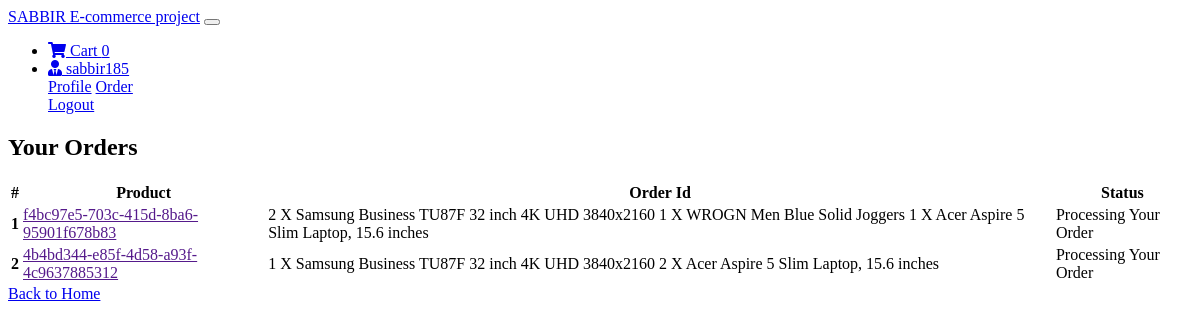
/payment/order/ (signed in), run on an earlier commit of the app's database.
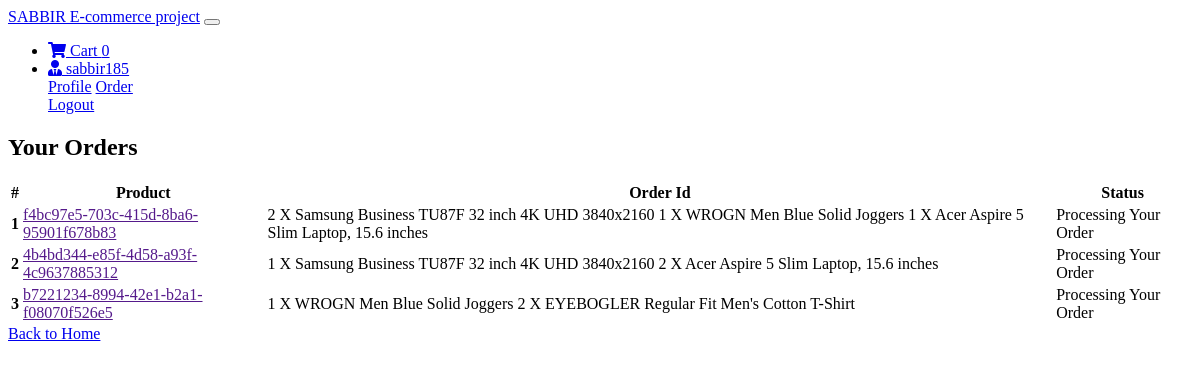
And on a later commit of the database.
### app_login/models.py (models this page shows, shortened)
class User(AbstractBaseUser,PermissionsMixin):
    email = models.EmailField(unique=True,null=False)
    is_staff = models.BooleanField(
        ugettext_lazy('staff status'),
        default=False,
        help_text=ugettext_lazy('Designates whether the user can log in this site')
    )
    is_active = models.BooleanField(
        ugettext_lazy('active'),
        default=True,
        help_text= ugettext_lazy('Designates whether this user treated as active. Unselect this insteed of deleting accounts')
    )
    USERNAME_FIELD = 'email'
    objects = MyUserManager()

class Profile(models.Model):
    user = models.OneToOneField(User,on_delete=models.CASCADE,related_name='user_profile')
    username = models.CharField(max_length=264,blank=True)
    full_name = models.CharField(max_length=264,blank=True)
    address_1 = models.TextField(max_length=300,blank=True)
    city = models.CharField(max_length=264,blank=True)
    zipcode = models.CharField(max_length=20,blank=True)
    country = models.CharField(max_length=30,blank=True)
    phone = models.CharField(max_length=20,blank=True)
    date_joined = models.DateTimeField(auto_now_add=True)

### app_order/models.py (models this page shows, shortened)
class Order(models.Model):
    orderItems = models.ManyToManyField(Cart)
    user = models.ForeignKey(settings.AUTH_USER_MODEL, on_delete=models.CASCADE)
    ordered = models.BooleanField(default=False)
    created = models.DateTimeField(auto_now_add=True)
    paymentId = models.CharField(max_length=264,blank=True,null=True)
    orderId = models.CharField(max_length=200,blank=True,null=True)

class Cart(models.Model):
    user = models.ForeignKey(settings.AUTH_USER_MODEL, on_delete=models.CASCADE,related_name='product_cart')
    item = models.ForeignKey(Product, on_delete=models.CASCADE)
    quantity = models.IntegerField(default=1)
    purchased = models.BooleanField(default=False)
    created = models.DateTimeField(auto_now_add=True)
    updated = models.DateTimeField(auto_now=True)
    def __str__(self):
        return f'{self.quantity} X {self.item}'

### app_shop/models.py (models this page shows)
class Product(models.Model):
    category = models.ForeignKey(Category,on_delete=models.CASCADE,related_name='product_category')
    main_image = models.ImageField(upload_to='Product_pics')
    name = models.CharField(max_length=264)
    preview_text = models.TextField(max_length=264,verbose_name='Preview Text')
    detail_text = models.TextField(max_length=7000,verbose_name='Description')
    price = models.FloatField()
    old_price = models.FloatField(default=0.00)
    created = models.DateTimeField(auto_now_add=True)
    def __str__(self):
        return self.name
    class Meta:
        ordering = ['-created',]

### app_payment/views.py (the view)
# urls.py: path('order/', views.order_view, name="order"),
@login_required
def order_view(request):
    try:
        orders = Order.objects.filter(user=request.user, ordered=True)
        diction = {'orders':orders}
    except:
        messages.warning(request,f"You don't have any active order")
    return render(request,'app_payment/order.html', context=diction)

### app_order/templatetags/cart_tag.py (called while the page is built)
@register.filter
def cart_total(user):
    order = Order.objects.filter(user=user , ordered=False)
    if order.exists():
        return order[0].orderItems.count()
    else:
        return 0

### templates/app_payment/order.html (shortened to what this page needs)
{% extends 'base.html' %}
{% block body_block %}
<div class="container mt-5">
    <h2 class="text-center"><strong>Your Orders</strong></h2>
    <div class="row">
        <div class="col-md-12">
            <div class="card mt-5" style="height: auto">
                <div class="table-responsive">
                    <table class="table">
                        <thead>
                            <tr>
                                <th scope="col">#</th>
                                <th scope="col">Product</th>
                                <th scope="col">Order Id</th>
                                <th scope="col">Status</th>
                            </tr>
                        </thead>
                        <tbody>
                            {% for order in orders %}
                            <tr>
                                <th scope="row">{{ forloop.counter }}</th>
                                <td><a href="">{{ order.orderId }}</a></td>
                                <td>
                                    {% for item in order.orderItems.all %} {{ item }}{% endfor %}
                                </td>
                                <td><span class="badge badge-primary">Processing Your Order</span></td>
                            </tr>
                            {% endfor %}
                        </tbody>
                    </table>
                </div>
            </div>
        </div>
        <div class="col-md-12 my-5 text-center">
            <a href="{% url 'app_shop:home' %}" class="btn btn-primary btn-md">Back to Home</a>
        </div>
    </div>
</div>
{% endblock body_block %}

### templates/base.html (shortened to what this page needs)
<!DOCTYPE html>
{% load static %}
<html lang="en">
<head>
    <link rel="stylesheet" href="https://stackpath.bootstrapcdn.com/bootstrap/4.3.1/css/bootstrap.min.css"integrity="sha384-ggOyR0iXCbMQv3Xipma34MD+dH/1fQ784/j6cY/iJTQUOhcWr7x9JvoRxT2MZw1T">
    <link href="https://cdnjs.cloudflare.com/ajax/libs/font-awesome/5.10.2/css/all.css" rel="stylesheet">
    <link rel="stylesheet" href="{% static 'css/main.css' %}" >
</head>
<body>
    {% include 'navbar.html'  %}
    <div class="container" style="margin-top:6px;">
        {% block body_block %}
        {% endblock %}
    </div>
</body>
</html>

### templates/navbar.html (shortened to what this page needs)
{% load cart_tag %}
<nav class="navbar navbar-expand-lg navbar-light bg-light">
    <div class="container">
        <a class="navbar-brand" href="{% url 'app_shop:home' %}"> SABBIR E-commerce project</a>
        <button type="button" class="navbar-toggler" data-toggle="collapse" data-target="#navbarNav" arial-controls="navbarNav" aria-expanded="false" aria-label="Toggle navigation"></button>
        <div class="collapse navbar-collapse" id="navbarNav">
            <ul class="navbar-nav ml-auto">
            {% if request.user.is_authenticated %}
                <li class="nav-item">
                    <a href="{% url 'app_order:cart' %}" class="nav-link">
                        <i class="fa fa-shopping-cart"></i> Cart
                        <span class="badge badge-light">{{ request.user|cart_total }}</span>
                    </a>
                </li>
                <li class="nav-item dropdown">
                    <a class="nav-link dropdown-toggle" href="#" id="navbarDropdown" role="button" data-toggle="dropdown" aria-haspopup="true" aria-expanded="false"><i class="fas fa-user-tie"></i> {{request.user.user_profile.username}}</a>
                    <div class="dropdown-menu" aria-labelledby="navbarDropdown">
                        <a class="dropdown-item" href="{% url 'app_login:profile' %}">Profile</a>
                        <a href="{% url 'app_payment:order' %}" class="dropdown-item">Order</a>
                        <a class="dropdown-item" href="{% url 'app_login:logout' %}">Logout</a>
                    </div>
                </li>
                {% else %}
                <li>
                    <a href="{% url 'app_login:login' %}" class="btn btn-primary btn-sm">sign in</a>
                </li>
                {% endif %}
            </ul>
        </div>
    </div>
</nav>

### templates/base.html (style rules this page uses)
.card { height: 350px; }

What changed in the data, as far as the page shows it:
added Order: orderId "b7221234-8994-42e1-b2a1-f08070f526e5"
added Cart: quantity+item "1 X WROGN Men Blue Solid Joggers", shown under "b7221234-8994-42e1-b2a1-f08070f526e5"
added Cart: quantity+item "2 X EYEBOGLER Regular Fit Men's Cotton T-Shirt", shown under "b7221234-8994-42e1-b2a1-f08070f526e5"
